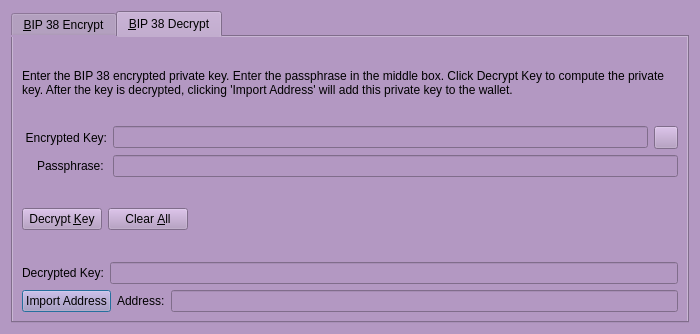
<?xml version="1.0" encoding="UTF-8"?>
<ui version="4.0">
 <class>Bip38ToolDialog</class>
 <widget class="QDialog" name="Bip38ToolDialog">
  <property name="geometry">
   <rect>
    <x>0</x>
    <y>0</y>
    <width>700</width>
    <height>334</height>
   </rect>
  </property>
  <property name="windowTitle">
   <string>BIP 38 Tool</string>
  </property>
  <property name="styleSheet">
   <string notr="true">background-color: rgb(179, 152, 194);</string>
  </property>
  <property name="modal">
   <bool>true</bool>
  </property>
  <layout class="QVBoxLayout" name="verticalLayout">
   <item>
    <widget class="QTabWidget" name="tabWidget">
     <property name="currentIndex">
      <number>1</number>
     </property>
     <widget class="QWidget" name="tabBip38Encrypt">
      <attribute name="title">
       <string>&amp;BIP 38 Encrypt</string>
      </attribute>
      <layout class="QVBoxLayout" name="verticalLayout_SM">
       <item>
        <widget class="QLabel" name="infoLabel_ENC">
         <property name="text">
          <string>Enter a DigitalShadow Address that you would like to encrypt using BIP 38. Enter a passphrase in the middle box. Press encrypt to compute the encrypted private key.</string>
         </property>
         <property name="textFormat">
          <enum>Qt::PlainText</enum>
         </property>
         <property name="wordWrap">
          <bool>true</bool>
         </property>
        </widget>
       </item>
       <item>
        <layout class="QHBoxLayout" name="horizontalLayout_1_ENC">
         <item>
          <widget class="QLabel" name="label_5">
           <property name="minimumSize">
            <size>
             <width>85</width>
             <height>0</height>
            </size>
           </property>
           <property name="text">
            <string>Address:</string>
           </property>
           <property name="alignment">
            <set>Qt::AlignRight|Qt::AlignTrailing|Qt::AlignVCenter</set>
           </property>
          </widget>
         </item>
         <item>
          <widget class="QValidatedLineEdit" name="addressIn_ENC">
           <property name="toolTip">
            <string>The DigitalShadow address to encrypt</string>
           </property>
          </widget>
         </item>
         <item>
          <widget class="QToolButton" name="addressBookButton_ENC">
           <property name="toolTip">
            <string>Choose previously used address</string>
           </property>
           <property name="text">
            <string/>
           </property>
           <property name="icon">
            <iconset resource="../digitalshadow.qrc">
             <normaloff>:/icons/address-book</normaloff>:/icons/address-book</iconset>
           </property>
           <property name="shortcut">
            <string>Alt+A</string>
           </property>
          </widget>
         </item>
         <item>
          <widget class="QToolButton" name="pasteButton_ENC">
           <property name="toolTip">
            <string>Paste address from clipboard</string>
           </property>
           <property name="text">
            <string/>
           </property>
           <property name="icon">
            <iconset resource="../digitalshadow.qrc">
             <normaloff>:/icons/editpaste</normaloff>:/icons/editpaste</iconset>
           </property>
           <property name="shortcut">
            <string>Alt+P</string>
           </property>
          </widget>
         </item>
        </layout>
       </item>
       <item>
        <layout class="QHBoxLayout" name="horizontalLayout_5">
         <item>
          <widget class="QLabel" name="label_6">
           <property name="minimumSize">
            <size>
             <width>85</width>
             <height>0</height>
            </size>
           </property>
           <property name="text">
            <string>Passphrase: </string>
           </property>
           <property name="alignment">
            <set>Qt::AlignRight|Qt::AlignTrailing|Qt::AlignVCenter</set>
           </property>
          </widget>
         </item>
         <item>
          <widget class="QLineEdit" name="passphraseIn_ENC">
           <property name="echoMode">
            <enum>QLineEdit::Password</enum>
           </property>
          </widget>
         </item>
        </layout>
       </item>
       <item>
        <layout class="QHBoxLayout" name="horizontalLayout_2_ENC">
         <item>
          <widget class="QLabel" name="encryptedKeyLabel_ENC">
           <property name="minimumSize">
            <size>
             <width>85</width>
             <height>0</height>
            </size>
           </property>
           <property name="text">
            <string>Encrypted Key:</string>
           </property>
           <property name="textFormat">
            <enum>Qt::PlainText</enum>
           </property>
           <property name="alignment">
            <set>Qt::AlignRight|Qt::AlignTrailing|Qt::AlignVCenter</set>
           </property>
          </widget>
         </item>
         <item>
          <widget class="QLineEdit" name="encryptedKeyOut_ENC">
           <property name="font">
            <font>
             <italic>true</italic>
            </font>
           </property>
           <property name="readOnly">
            <bool>true</bool>
           </property>
          </widget>
         </item>
         <item>
          <widget class="QToolButton" name="copyKeyButton_ENC">
           <property name="toolTip">
            <string>Copy the current signature to the system clipboard</string>
           </property>
           <property name="text">
            <string/>
           </property>
           <property name="icon">
            <iconset resource="../digitalshadow.qrc">
             <normaloff>:/icons/editcopy</normaloff>:/icons/editcopy</iconset>
           </property>
          </widget>
         </item>
        </layout>
       </item>
       <item>
        <layout class="QHBoxLayout" name="horizontalLayout_3_ENC">
         <item>
          <widget class="QPushButton" name="encryptKeyButton_ENC">
           <property name="toolTip">
            <string>Encrypt the private key for this DigitalShadow address</string>
           </property>
           <property name="text">
            <string>Encrypt &amp;Key</string>
           </property>
           <property name="icon">
            <iconset resource="../digitalshadow.qrc">
             <normaloff>:/icons/edit</normaloff>:/icons/edit</iconset>
           </property>
           <property name="autoDefault">
            <bool>false</bool>
           </property>
          </widget>
         </item>
         <item>
          <widget class="QPushButton" name="clearButton_ENC">
           <property name="toolTip">
            <string>Reset all fields</string>
           </property>
           <property name="text">
            <string>Clear &amp;All</string>
           </property>
           <property name="icon">
            <iconset resource="../digitalshadow.qrc">
             <normaloff>:/icons/remove</normaloff>:/icons/remove</iconset>
           </property>
           <property name="autoDefault">
            <bool>false</bool>
           </property>
          </widget>
         </item>
         <item>
          <spacer name="horizontalSpacer_1_ENC">
           <property name="orientation">
            <enum>Qt::Horizontal</enum>
           </property>
           <property name="sizeHint" stdset="0">
            <size>
             <width>40</width>
             <height>48</height>
            </size>
           </property>
          </spacer>
         </item>
         <item>
          <widget class="QLabel" name="statusLabel_ENC">
           <property name="font">
            <font>
             <weight>75</weight>
             <bold>true</bold>
            </font>
           </property>
           <property name="text">
            <string/>
           </property>
           <property name="wordWrap">
            <bool>true</bool>
           </property>
          </widget>
         </item>
         <item>
          <spacer name="horizontalSpacer_2_ENC">
           <property name="orientation">
            <enum>Qt::Horizontal</enum>
           </property>
           <property name="sizeHint" stdset="0">
            <size>
             <width>40</width>
             <height>48</height>
            </size>
           </property>
          </spacer>
         </item>
        </layout>
       </item>
      </layout>
     </widget>
     <widget class="QWidget" name="tabBip38Decrypt">
      <attribute name="title">
       <string>&amp;BIP 38 Decrypt</string>
      </attribute>
      <layout class="QVBoxLayout" name="verticalLayout_VM">
       <item>
        <widget class="QLabel" name="infoLabel_DEC">
         <property name="text">
          <string>Enter the BIP 38 encrypted private key. Enter the passphrase in the middle box. Click Decrypt Key to compute the private key. After the key is decrypted, clicking 'Import Address' will add this private key to the wallet.</string>
         </property>
         <property name="textFormat">
          <enum>Qt::PlainText</enum>
         </property>
         <property name="wordWrap">
          <bool>true</bool>
         </property>
        </widget>
       </item>
       <item>
        <layout class="QHBoxLayout" name="horizontalLayout_3">
         <item>
          <widget class="QLabel" name="label_2">
           <property name="minimumSize">
            <size>
             <width>85</width>
             <height>0</height>
            </size>
           </property>
           <property name="text">
            <string>Encrypted Key:</string>
           </property>
           <property name="alignment">
            <set>Qt::AlignRight|Qt::AlignTrailing|Qt::AlignVCenter</set>
           </property>
          </widget>
         </item>
         <item>
          <widget class="QValidatedLineEdit" name="encryptedKeyIn_DEC">
           <property name="toolTip">
            <string>The encrypted private key</string>
           </property>
          </widget>
         </item>
         <item>
          <widget class="QToolButton" name="pasteButton_DEC">
           <property name="toolTip">
            <string>Paste address from clipboard</string>
           </property>
           <property name="text">
            <string/>
           </property>
           <property name="icon">
            <iconset resource="../digitalshadow.qrc">
             <normaloff>:/icons/editpaste</normaloff>:/icons/editpaste</iconset>
           </property>
           <property name="shortcut">
            <string>Alt+P</string>
           </property>
          </widget>
         </item>
        </layout>
       </item>
       <item>
        <layout class="QHBoxLayout" name="horizontalLayout">
         <item>
          <widget class="QLabel" name="label">
           <property name="minimumSize">
            <size>
             <width>85</width>
             <height>0</height>
            </size>
           </property>
           <property name="text">
            <string>Passphrase: </string>
           </property>
           <property name="alignment">
            <set>Qt::AlignRight|Qt::AlignTrailing|Qt::AlignVCenter</set>
           </property>
          </widget>
         </item>
         <item>
          <widget class="QLineEdit" name="passphraseIn_DEC">
           <property name="echoMode">
            <enum>QLineEdit::Password</enum>
           </property>
          </widget>
         </item>
        </layout>
       </item>
       <item>
        <layout class="QHBoxLayout" name="horizontalLayout_2_DEC">
         <item>
          <widget class="QPushButton" name="decryptKeyButton_DEC">
           <property name="toolTip">
            <string>Decrypt the entered key using the passphrase</string>
           </property>
           <property name="text">
            <string>Decrypt &amp;Key</string>
           </property>
           <property name="icon">
            <iconset resource="../digitalshadow.qrc">
             <normaloff>:/icons/transaction_0</normaloff>:/icons/transaction_0</iconset>
           </property>
           <property name="autoDefault">
            <bool>false</bool>
           </property>
          </widget>
         </item>
         <item>
          <widget class="QPushButton" name="clearButton_DEC">
           <property name="toolTip">
            <string>Reset all fields</string>
           </property>
           <property name="text">
            <string>Clear &amp;All</string>
           </property>
           <property name="icon">
            <iconset resource="../digitalshadow.qrc">
             <normaloff>:/icons/remove</normaloff>:/icons/remove</iconset>
           </property>
           <property name="autoDefault">
            <bool>false</bool>
           </property>
          </widget>
         </item>
         <item>
          <spacer name="horizontalSpacer_1_DEC">
           <property name="orientation">
            <enum>Qt::Horizontal</enum>
           </property>
           <property name="sizeHint" stdset="0">
            <size>
             <width>40</width>
             <height>48</height>
            </size>
           </property>
          </spacer>
         </item>
         <item>
          <widget class="QLabel" name="statusLabel_DEC">
           <property name="font">
            <font>
             <weight>75</weight>
             <bold>true</bold>
            </font>
           </property>
           <property name="text">
            <string/>
           </property>
           <property name="wordWrap">
            <bool>true</bool>
           </property>
          </widget>
         </item>
         <item>
          <spacer name="horizontalSpacer_2_DEC">
           <property name="orientation">
            <enum>Qt::Horizontal</enum>
           </property>
           <property name="sizeHint" stdset="0">
            <size>
             <width>40</width>
             <height>48</height>
            </size>
           </property>
          </spacer>
         </item>
        </layout>
       </item>
       <item>
        <layout class="QHBoxLayout" name="horizontalLayout_2">
         <item>
          <widget class="QLabel" name="label_3">
           <property name="text">
            <string>Decrypted Key:</string>
           </property>
          </widget>
         </item>
         <item>
          <widget class="QValidatedLineEdit" name="decryptedKeyOut_DEC"/>
         </item>
        </layout>
       </item>
       <item>
        <layout class="QHBoxLayout" name="horizontalLayout_4">
         <item>
          <widget class="QPushButton" name="importAddressButton_DEC">
           <property name="text">
            <string>Import Address</string>
           </property>
          </widget>
         </item>
         <item>
          <widget class="QLabel" name="label_4">
           <property name="text">
            <string>Address:</string>
           </property>
          </widget>
         </item>
         <item>
          <widget class="QLineEdit" name="addressOut_DEC"/>
         </item>
        </layout>
       </item>
      </layout>
     </widget>
    </widget>
   </item>
  </layout>
 </widget>
 <customwidgets>
  <customwidget>
   <class>QValidatedLineEdit</class>
   <extends>QLineEdit</extends>
   <header>qvalidatedlineedit.h</header>
  </customwidget>
 </customwidgets>
 <resources>
  <include location="../digitalshadow.qrc"/>
 </resources>
 <connections/>
</ui>
